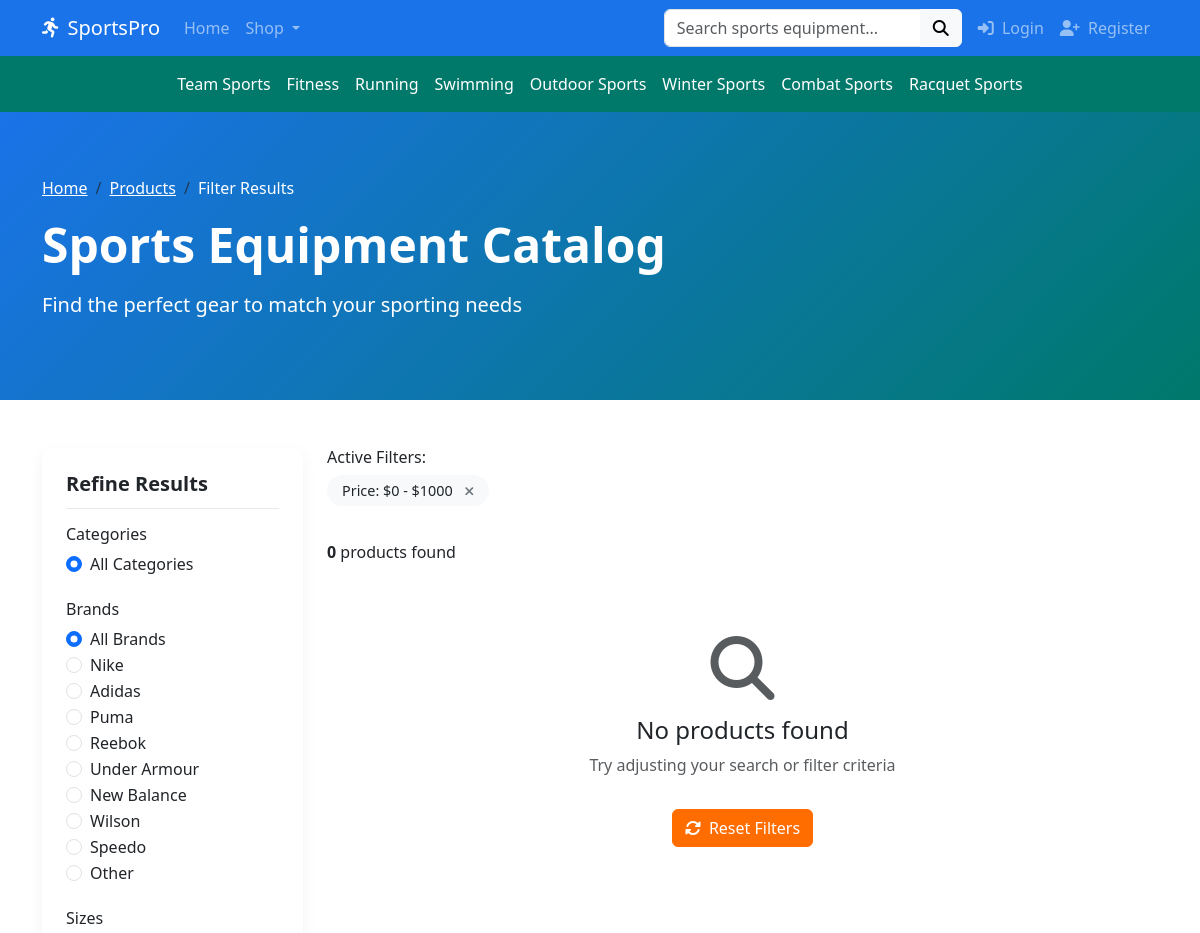
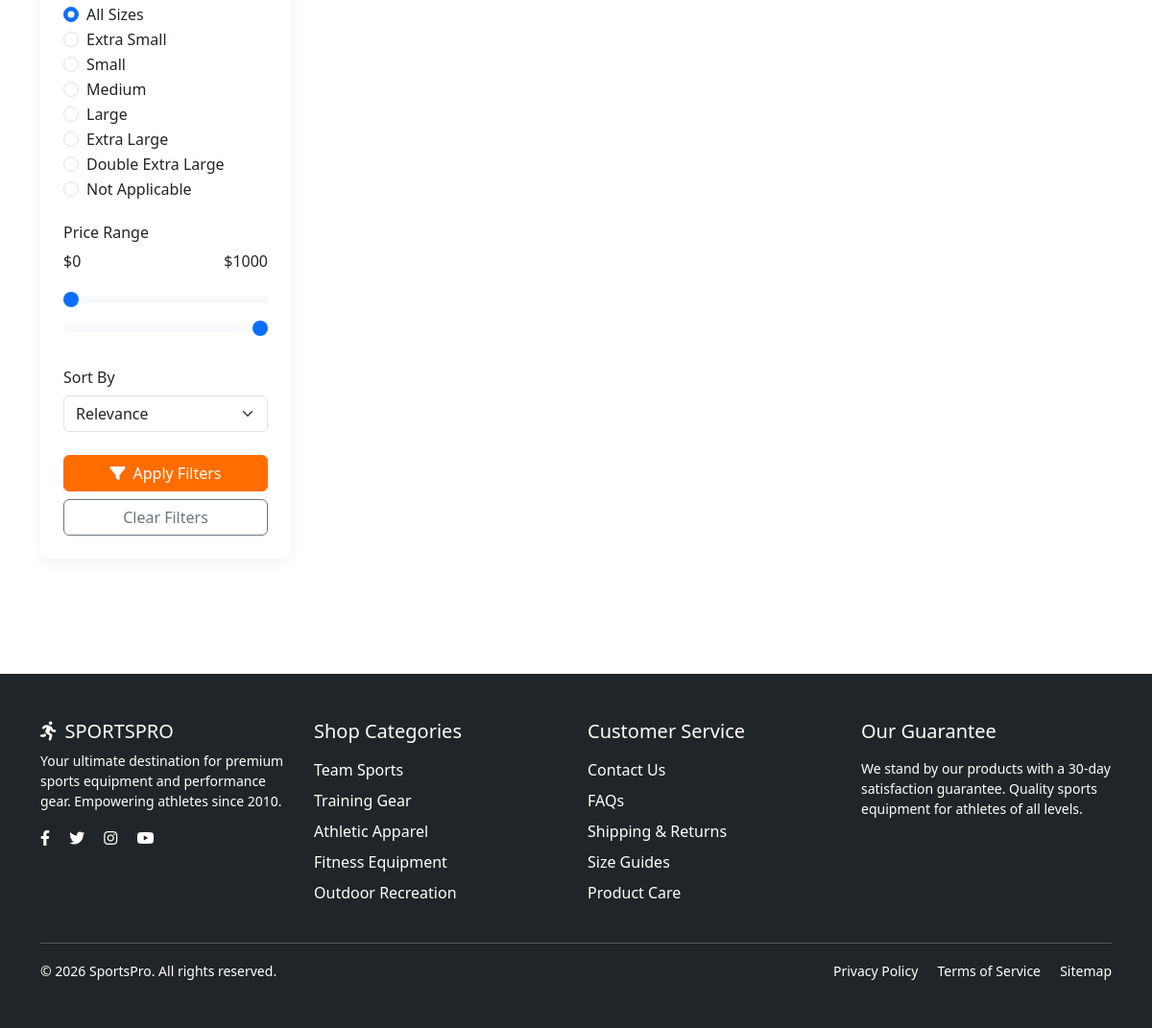
/users/filter-products/, run on an earlier commit of the app's database (2 pictures, top to bottom).
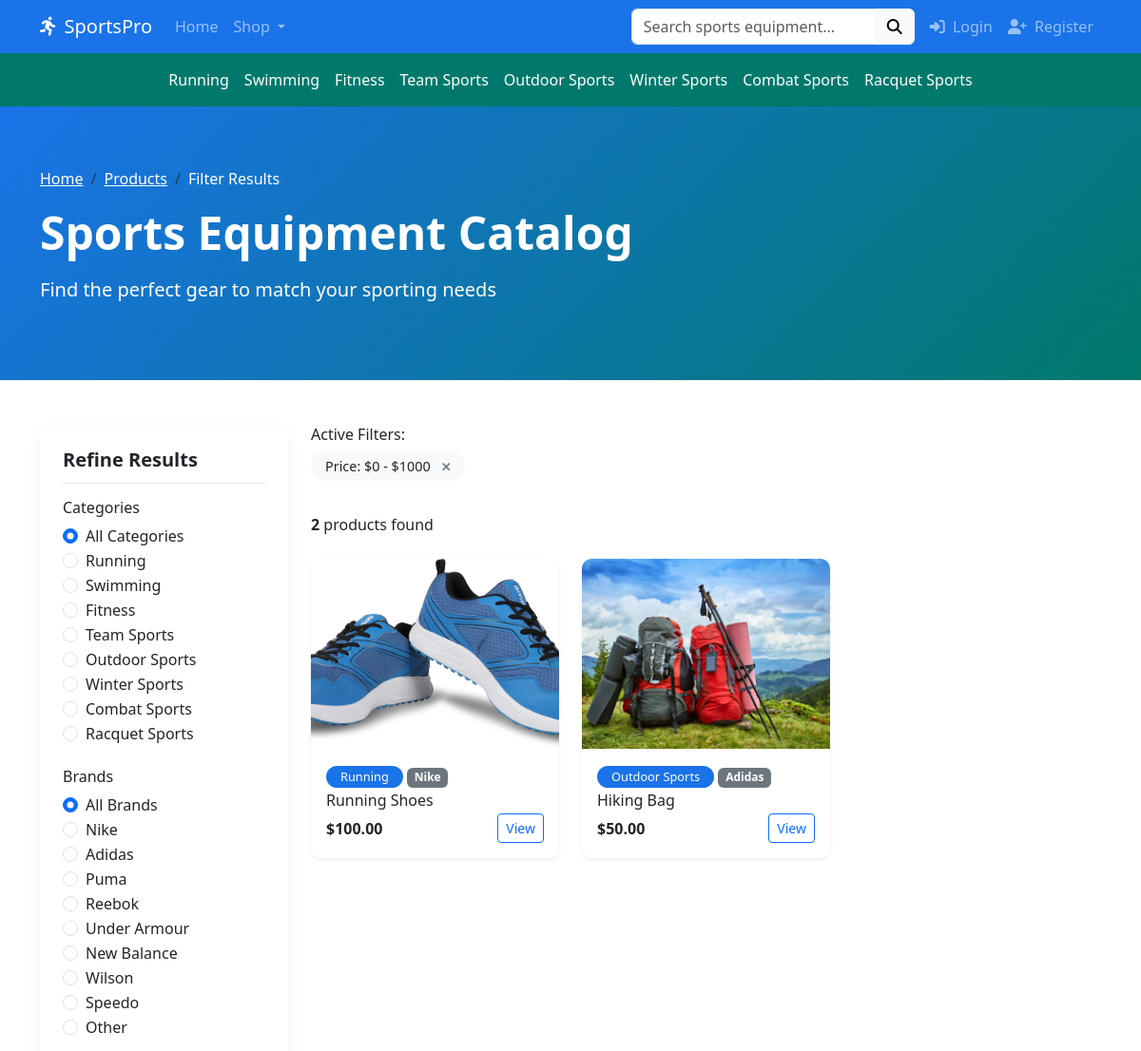
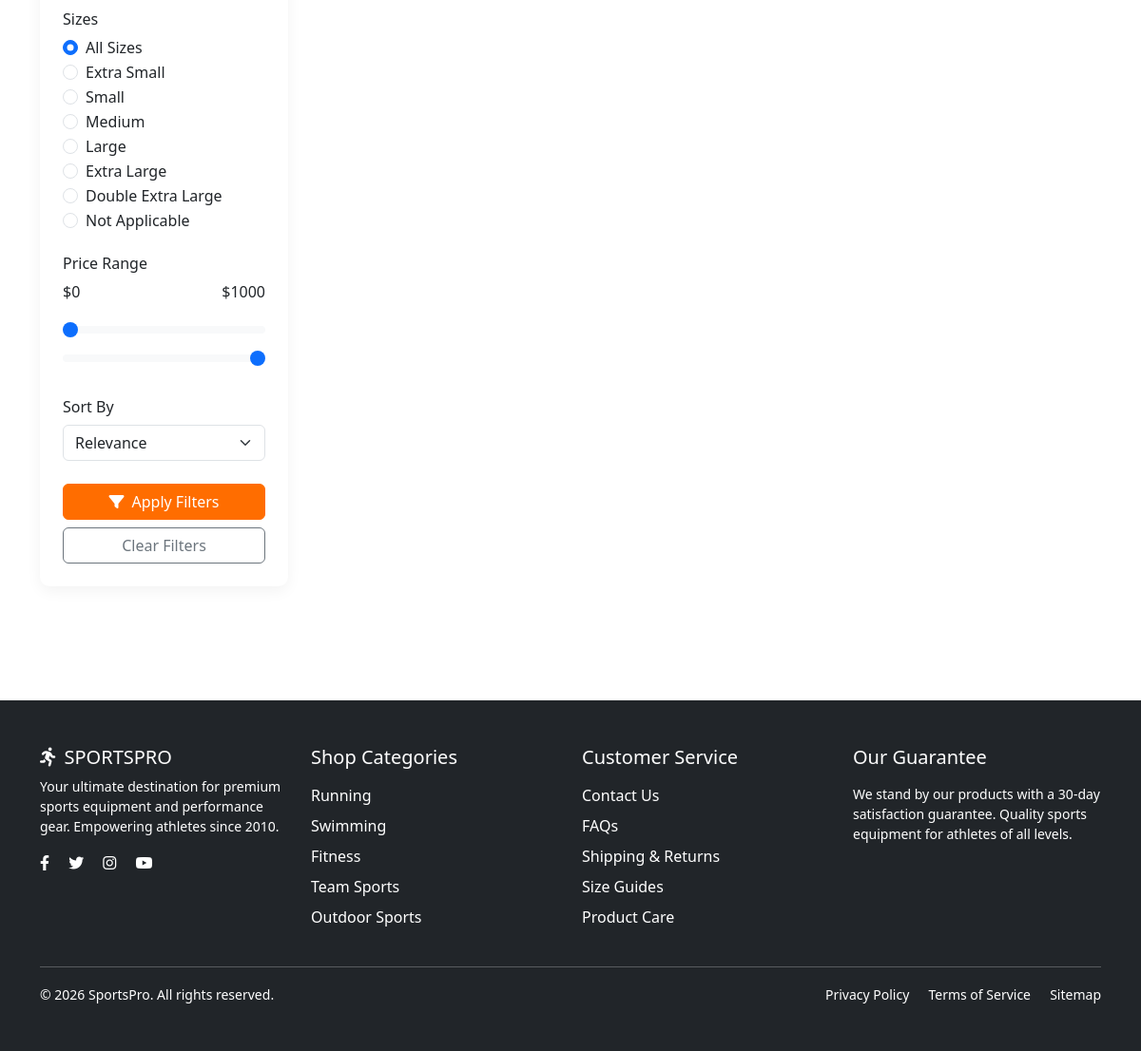
And on a later commit of the database (2 pictures, top to bottom).
### users/models.py (models this page shows, shortened)
class Category(models.Model):
    name = models.CharField(max_length=100, unique=True)
    slug = models.SlugField(max_length=100, unique=True)
    description = models.TextField(blank=True)
    image = models.ImageField(upload_to='categories/', blank=True)
    is_active = models.BooleanField(default=True)
    created_at = models.DateTimeField(auto_now_add=True)
    updated_at = models.DateTimeField(auto_now=True)
    class Meta:
        verbose_name_plural = 'Categories'

class Product(models.Model):
    BRAND_CHOICES = [
        ('nike', 'Nike'),
        ('adidas', 'Adidas'),
        ('puma', 'Puma'),
        ('reebok', 'Reebok'),
        ('under_armour', 'Under Armour'),
        ('new_balance', 'New Balance'),
        ('wilson', 'Wilson'),
        ('speedo', 'Speedo'),
        ('other', 'Other')
    ]
    SIZE_CATEGORIES = [
        ('XS', 'Extra Small'),
        ('S', 'Small'),
        ('M', 'Medium'),
        ('L', 'Large'),
        ('XL', 'Extra Large'),
        ('XXL', 'Double Extra Large'),
        ('NA', 'Not Applicable')
    ]
    name = models.CharField(max_length=200)
    slug = models.SlugField(max_length=200, unique=True)
    category = models.ForeignKey(Category, on_delete=models.CASCADE, related_name='products')
    brand = models.CharField(max_length=20, choices=BRAND_CHOICES, default='other')
    description = models.TextField()
    features = models.TextField(blank=True, help_text="Key product features and specifications")
    price = models.DecimalField(max_digits=10, decimal_places=2)
    image = models.ImageField(upload_to='products/')
    stock = models.PositiveIntegerField(default=0)
    is_available = models.BooleanField(default=True)
    size = models.CharField(max_length=3, choices=SIZE_CATEGORIES, default='NA')
    weight = models.DecimalField(max_digits=6, decimal_places=2, null=True, blank=True, help_text="Weight in kg")
    created_at = models.DateTimeField(auto_now_add=True)
    updated_at = models.DateTimeField(auto_now=True)
    wishlisted_by = models.ManyToManyField(Users, related_name='wishlisted_items', blank=True)
    def get_discount_price(self):
        discounts = self.discounts.filter(
            is_active=True,
            valid_from__lte=timezone.now(),
            valid_to__gte=timezone.now()
        ).order_by('-discount_percent').first()
        if discounts:
            discount_amount = (self.price * discounts.discount_percent) / 100
            return self.price - discount_amount
        return self.price

### users/views.py (the view)
# urls.py: path('filter-products/', views.filterProducts, name='filter_products'),
def filterProducts(request):
    products = Product.objects.filter(is_available=True)
    categories = Category.objects.filter(is_active=True)
    category_id = request.GET.get('category')
    brand = request.GET.get('brand')
    min_price = request.GET.get('min_price')
    max_price = request.GET.get('max_price')
    size = request.GET.get('size')
    sort_by = request.GET.get('sort', 'default')
    if category_id:
        products = products.filter(category_id=category_id)
    if brand:
        products = products.filter(brand=brand)
    if size:
        products = products.filter(size=size)
    if min_price:
        products = products.filter(price__gte=min_price)
    if max_price:
        products = products.filter(price__lte=max_price)
    if sort_by == 'price_asc':
        products = products.order_by('price')
    elif sort_by == 'price_desc':
        products = products.order_by('-price')
    elif sort_by == 'newest':
        products = products.order_by('-created_at')
    elif sort_by == 'name':
        products = products.order_by('name')
    brands = Product.BRAND_CHOICES
    sizes = Product.SIZE_CATEGORIES
    context = {
        'products': products,
        'categories': categories,
        'brands': brands,
        'sizes': sizes,
        'selected_category': category_id,
        'selected_brand': brand,
        'selected_size': size,
        'min_price': min_price,
        'max_price': max_price,
        'sort_by': sort_by,
        'page_title': 'Sports Equipment Catalog'
    }
    return render(request, 'users/filter_products.html', context)

### users/templates/users/filter_products.html (shortened to what the changed rows need)
{% extends 'base.html' %}
{% load static %}
{% block content %}
<section class="page-banner">
    <div class="container">
        <div class="row">
            <div class="col-md-8">
                <h1 class="display-5 fw-bold mb-3">Sports Equipment Catalog</h1>
            </div>
        </div>
    </div>
</section>
<section class="py-5">
    <div class="container">
        <div class="row">
            <div class="col-md-3 collapse d-md-block" id="mobileFilterMenu">
                <div class="filter-sidebar mb-4">
                    <form method="get" action="{% url 'users:filter_products' %}">
                        <div class="filter-group">
                            {% for category in categories %}
                                <div class="form-check">
                                    <input class="form-check-input" type="radio" name="category" id="category-{{ category.id }}"
                                           value="{{ category.id }}" {% if selected_category == category.id|stringformat:"i" %}checked{% endif %}>
                                    <label class="form-check-label" for="category-{{ category.id }}">
                                        {{ category.name }}
                                    </label>
                                </div>
                            {% endfor %}
                        </div>
                        <div class="filter-group">
                            {% for brand_code, brand_name in brands %}
                                <div class="form-check">
                                    <input class="form-check-input" type="radio" name="brand" id="brand-{{ brand_code }}"
                                           value="{{ brand_code }}" {% if selected_brand == brand_code %}checked{% endif %}>
                                    <label class="form-check-label" for="brand-{{ brand_code }}">
                                        {{ brand_name }}
                                    </label>
                                </div>
                            {% endfor %}
                        </div>
                        <div class="filter-group">
                            {% for size_code, size_name in sizes %}
                                <div class="form-check">
                                    <input class="form-check-input" type="radio" name="size" id="size-{{ size_code }}"
                                           value="{{ size_code }}" {% if selected_size == size_code %}checked{% endif %}>
                                    <label class="form-check-label" for="size-{{ size_code }}">
                                        {{ size_name }}
                                    </label>
                                </div>
                            {% endfor %}
                        </div>
                    </form>
                </div>
            </div>
            <div class="col-md-9">
                <div class="d-flex justify-content-between align-items-center mb-4">
                    <p class="mb-0"><strong>{{ products.count }}</strong> products found</p>
                </div>
                <div class="row g-4">
                    {% for product in products %}
                        <div class="col-sm-6 col-md-4">
                            <div class="card product-card shadow-sm">
                                <div class="product-img-container">
                                    {% if product.image %}
                                        <img src="{{ product.image.url }}" class="product-img" alt="{{ product.name }}">
                                    {% else %}
                                        <img src="https://via.placeholder.com/300x300?text=Product" class="product-img" alt="{{ product.name }}">
                                    {% endif %}
                                </div>
                                <div class="card-body">
                                    <div class="mb-1">
                                        <span class="badge badge-category">{{ product.category.name }}</span>
                                        {% if product.brand != 'other' %}
                                            <span class="badge bg-secondary">{{ product.get_brand_display }}</span>
                                        {% endif %}
                                    </div>
                                    <h6 class="mb-1">{{ product.name }}</h6>
                                    <div class="d-flex justify-content-between align-items-center">
                                        <div>
                                            {% if product.get_discount_price < product.price %}
                                                <span class="text-danger fw-bold">${{ product.get_discount_price|floatformat:2 }}</span>
                                                <small class="text-muted text-decoration-line-through">${{ product.price }}</small>
                                            {% else %}
                                                <span class="fw-bold">${{ product.price }}</span>
                                            {% endif %}
                                        </div>
                                        <a href="{% url 'users:product_detail' product.slug %}" class="btn btn-sm btn-outline-primary">
                                            View
                                        </a>
                                    </div>
                                </div>
                            </div>
                        </div>
                    {% empty %}
                        <div class="col-12 text-center py-5">
                            <i class="fas fa-search fa-4x text-muted mb-3"></i>
                            <h4>No products found</h4>
                            <p class="text-muted">Try adjusting your search or filter criteria</p>
                            <a href="{% url 'users:filter_products' %}" class="btn btn-sports mt-3">
                                <i class="fas fa-sync-alt me-2"></i>Reset Filters
                            </a>
                        </div>
                    {% endfor %}
                </div>
            </div>
        </div>
    </div>
</section>
{% endblock %}

### templates/base.html (shortened to what the changed rows need)
{% load static %}
<!DOCTYPE html>
<html lang="en">
<head>
    <link rel="stylesheet" href="https://cdn.jsdelivr.net/npm/bootstrap@5.3.0/dist/css/bootstrap.min.css">
    <link rel="stylesheet" href="https://cdnjs.cloudflare.com/ajax/libs/font-awesome/6.4.0/css/all.min.css">
    <link rel="stylesheet" href="https://cdn.jsdelivr.net/npm/bootstrap-icons@1.11.3/font/bootstrap-icons.min.css">
    <link rel="stylesheet" type="text/css" href="{% static 'css/style.css' %}">
</head>
<body>
    <nav class="navbar navbar-expand-lg category-nav d-none d-lg-block">
        <div class="container">
            <ul class="navbar-nav mx-auto">
                {% for category in categories|slice:":8" %}
                <li class="nav-item">
                    <a class="nav-link" href="{% url 'users:product_list_by_category' category.slug %}">{{ category.name }}</a>
                </li>
                {% empty %}
                <li class="nav-item">
                    <a class="nav-link" href="#">Team Sports</a>
                </li>
                <li class="nav-item">
                    <a class="nav-link" href="#">Fitness</a>
                </li>
                <li class="nav-item">
                    <a class="nav-link" href="#">Running</a>
                </li>
                <li class="nav-item">
                    <a class="nav-link" href="#">Swimming</a>
                </li>
                <li class="nav-item">
                    <a class="nav-link" href="#">Outdoor Sports</a>
                </li>
                <li class="nav-item">
                    <a class="nav-link" href="#">Winter Sports</a>
                </li>
                <li class="nav-item">
                    <a class="nav-link" href="#">Combat Sports</a>
                </li>
                <li class="nav-item">
                    <a class="nav-link" href="#">Racquet Sports</a>
                </li>
                {% endfor %}
            </ul>
        </div>
    </nav>
    <div class="main-content py-5">
        {% block content %}
        {% endblock %}
    </div>
    <footer class="footer-sports text-white py-5">
        <div class="container">
            <div class="row">
                <div class="col-lg-3 col-md-6 mb-4 mb-md-0">
                    <ul class="list-unstyled mb-0">
                        {% for category in categories|slice:":5" %}
                        <li class="mb-2"><a href="{% url 'users:product_list_by_category' category.slug %}" class="text-white text-decoration-none">{{ category.name }}</a></li>
                        {% empty %}
                        <li class="mb-2"><a href="#" class="text-white text-decoration-none">Team Sports</a></li>
                        <li class="mb-2"><a href="#" class="text-white text-decoration-none">Training Gear</a></li>
                        <li class="mb-2"><a href="#" class="text-white text-decoration-none">Athletic Apparel</a></li>
                        <li class="mb-2"><a href="#" class="text-white text-decoration-none">Fitness Equipment</a></li>
                        <li class="mb-2"><a href="#" class="text-white text-decoration-none">Outdoor Recreation</a></li>
                        {% endfor %}
                    </ul>
                </div>
            </div>
        </div>
    </footer>
</body>
</html>

What changed in the data, as far as the page shows it:
added Category: name "Running", category "☐ Running"
added Category: name "Swimming", category "☐ Swimming"
added Category: name "Fitness", category "☐ Fitness"
added Category: name "Team Sports", category "☐ Team Sports"
added Category: name "Outdoor Sports", category "☐ Outdoor Sports"
added Category: name "Winter Sports", category "☐ Winter Sports"
added Category: name "Combat Sports", category "☐ Combat Sports"
added Category: name "Racquet Sports", category "☐ Racquet Sports"
added Product: image (picture), category.name "Running", brand "Nike", name "Running Shoes", price "100.00"
added Product: image (picture), category.name "Outdoor Sports", brand "Adidas", name "Hiking Bag", price "50.00"
Also different on the page:
{{ products.count }}: "0" → "2"
text no longer shown: "Team Sports Fitness Running Swimming Outdoor Sports Winter Sports Combat Sports Racquet Sports No products found Try adjusting your search or filter criteria Reset Filters Team Sports Training Gear Athletic Apparel Fitness Equipment Outdoor Recreation"
